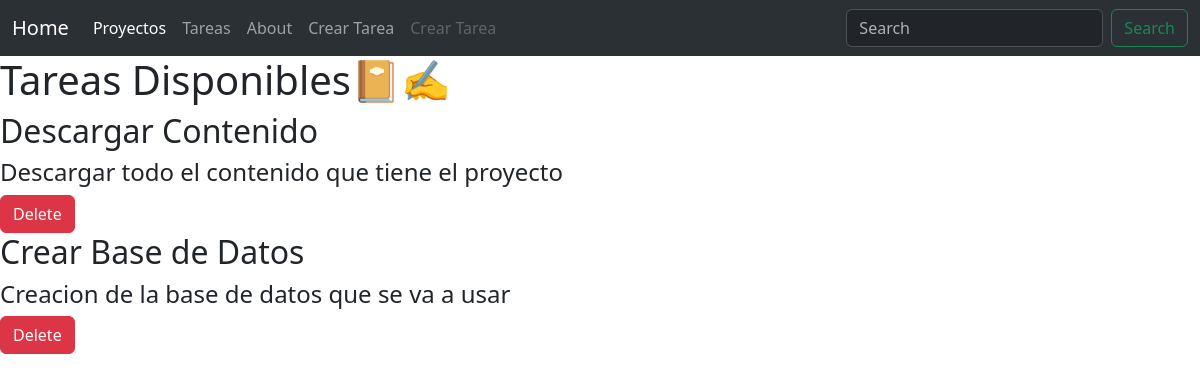
The app's page /home/Tareas/, older data.
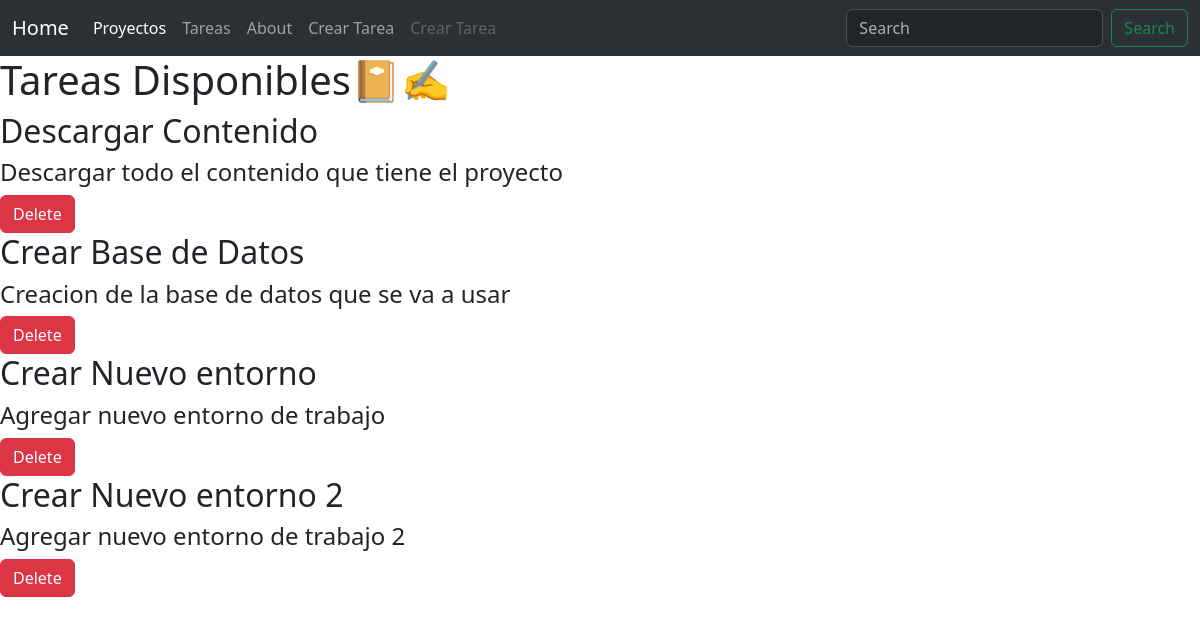
The same page, newer data.
### miapp/models.py (models this page shows, shortened)
class Task (models.Model):
    title = models.CharField(max_length=200)
    description = models.TextField()
    project= models.ForeignKey(project, on_delete=models.CASCADE)

### miapp/views.py (the view)
# urls.py: path('Tareas/',views.Task),
def Task(request):
    tasks = models.Task.objects.all()
    return render(request,'tasks/tasks.html', {'tasks':tasks})

### miapp/templates/tasks/tasks.html
{% extends 'layouts/base.html' %}
{% block content %}
    <h1>Tareas Disponibles📔✍️</h1>
    {% for task in tasks %}
        <h2>{{task.title}}</h2>
        <h4>{{task.description}}</h4>
        <button type="button" class="btn btn-danger">Delete</button>
    {%endfor%}
{% endblock %}

### miapp/templates/layouts/base.html (shortened to what this page needs)
<!DOCTYPE html>
<html lang="en">
<head>
    <link href="https://cdn.jsdelivr.net/npm/bootstrap@5.3.3/dist/css/bootstrap.min.css" rel="stylesheet">
</head>
<body>
    <nav class="navbar bg-primary navbar-expand-lg bg-body-tertiary" style="background-color: #e3f2fd;" data-bs-theme="dark">
        <div class="container-fluid">
          <a class="navbar-brand" href="/home/index">Home</a>
          <div class="collapse navbar-collapse" id="navbarSupportedContent">
            <ul class="navbar-nav me-auto mb-2 mb-lg-0">
              <li class="nav-item">
                <a class="nav-link active" aria-current="page" href="/home/Proyectos">Proyectos</a>
              </li>
              <li class="nav-item">
                <a class="nav-link" href="/home/Tareas">Tareas</a>
              </li>
              <li class="nav-item ">
                <a class="nav-link d" href="/home/about">
                About
                </a>
              </li>
              <li class="nav-item">
                <a class="nav-link" href="/home/CraerTarea">Crear Tarea</a>
              </li>
              <li class="nav-item">
                <a class="nav-link disabled" aria-disabled="true" href="/home/CraerTarea">Crear Tarea</a>
              </li>
            </ul>
            <form class="d-flex" role="search">
              <input class="form-control me-2" type="search" placeholder="Search" aria-label="Search">
              <button class="btn btn-outline-success" type="submit">Search</button>
            </form>
          </div>
        </div>
      </nav>
</body>
</html>
{% block content %}{% endblock %}

Row changes from the older to the newer data that the page shows:
added Task: title "Crear Nuevo entorno", description "Agregar nuevo entorno de trabajo"
added Task: title "Crear Nuevo entorno 2", description "Agregar nuevo entorno de trabajo 2"
